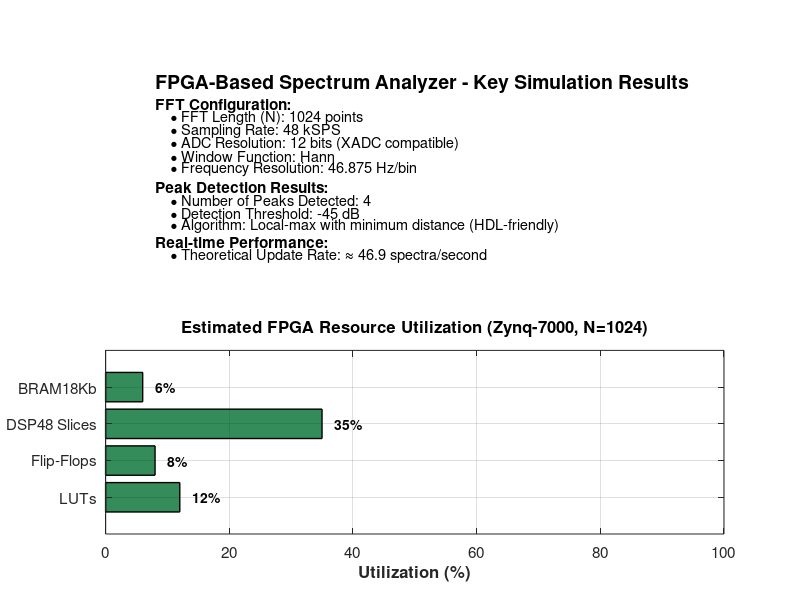
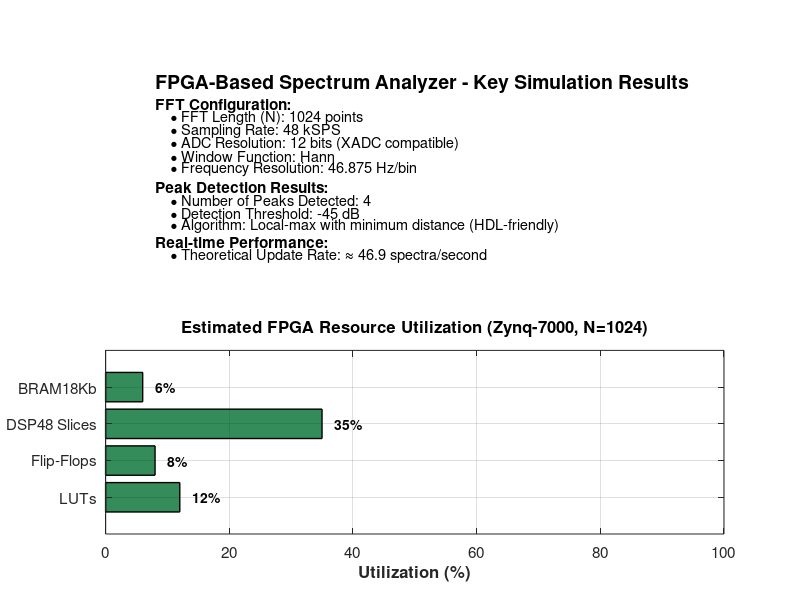

These charts were generated, in order, by the following MATLAB code:
%% ============================================================
%%  FIGURE 7: SIMULATION SUMMARY & FPGA RESOURCE UTILIZATION
%%  IEEE Paper Ready - Professional Version
%% ============================================================

clear; clc; close all;

export_dpi = 300;
fig_folder = 'figures';
if ~exist(fig_folder, 'dir'), mkdir(fig_folder); end

%% ==================== FIGURE 7 ====================
fig7 = figure('Color', 'w', 'Name', 'Fig7_Summary_IEEE', ...
              'Position', [120 60 850 620]);

% Top: Key Results
subplot(2,1,1);
axis off;

text(0.08, 0.92, 'FPGA-Based Spectrum Analyzer - Key Simulation Results', ...
     'FontSize', 14, 'FontWeight', 'bold');

text(0.08, 0.80, 'FFT Configuration:', 'FontSize', 11, 'FontWeight', 'bold');
text(0.08, 0.73, '    • FFT Length (N): 1024 points', 'FontSize', 10.5);
text(0.08, 0.66, '    • Sampling Rate: 48 kSPS', 'FontSize', 10.5);
text(0.08, 0.59, '    • ADC Resolution: 12 bits (XADC compatible)', 'FontSize', 10.5);
text(0.08, 0.52, '    • Window Function: Hann', 'FontSize', 10.5);
text(0.08, 0.45, '    • Frequency Resolution: 46.875 Hz/bin', 'FontSize', 10.5);

text(0.08, 0.35, 'Peak Detection Results:', 'FontSize', 11, 'FontWeight', 'bold');
text(0.08, 0.28, '    • Number of Peaks Detected: 4', 'FontSize', 10.5);
text(0.08, 0.21, '    • Detection Threshold: -45 dB', 'FontSize', 10.5);
text(0.08, 0.14, '    • Algorithm: Local-max with minimum distance (HDL-friendly)', 'FontSize', 10.5);

text(0.08, 0.05, 'Real-time Performance:', 'FontSize', 11, 'FontWeight', 'bold');
text(0.08, -0.02, '    • Theoretical Update Rate: ≈ 46.9 spectra/second', 'FontSize', 10.5);

% Bottom: Resource Utilization
subplot(2,1,2);

resources = {'LUTs', 'Flip-Flops', 'DSP48 Slices', 'BRAM18Kb'};
utilization = [12, 8, 35, 6];   % ← Thay bằng số thật từ Vivado report của bạn

barh(utilization, 'FaceColor', [0.2 0.55 0.35], 'EdgeColor', 'k', 'LineWidth', 1.0);
set(gca, 'YTickLabel', resources, 'FontSize', 11);
xlabel('Utilization (%)', 'FontSize', 12, 'FontWeight', 'bold');
title('Estimated FPGA Resource Utilization (Zynq-7000, N=1024)', ...
      'FontSize', 12, 'FontWeight', 'bold');
xlim([0 100]);
grid on;

for i = 1:length(utilization)
    text(utilization(i) + 2, i, sprintf('%d%%', utilization(i)), ...
         'FontSize', 10, 'FontWeight', 'bold', 'VerticalAlignment', 'middle');
end

text(50, -0.6, ...
    'Note: Resource values are estimates. Replace with your actual Vivado synthesis report.', ...
    'Units', 'normalized', 'HorizontalAlignment', 'center', ...
    'FontSize', 9, 'Color', [0.3 0.3 0.3], 'FontAngle', 'italic');

exportgraphics(fig7, fullfile(fig_folder, 'Fig7_Summary_IEEE.png'), 'Resolution', export_dpi);
exportgraphics(fig7, fullfile(fig_folder, 'Fig7_Summary_IEEE.pdf'), 'ContentType', 'vector');

fprintf('✅ Figure 7 generated successfully!\n');
fprintf('   Saved: Fig7_Summary_IEEE.png\n');
